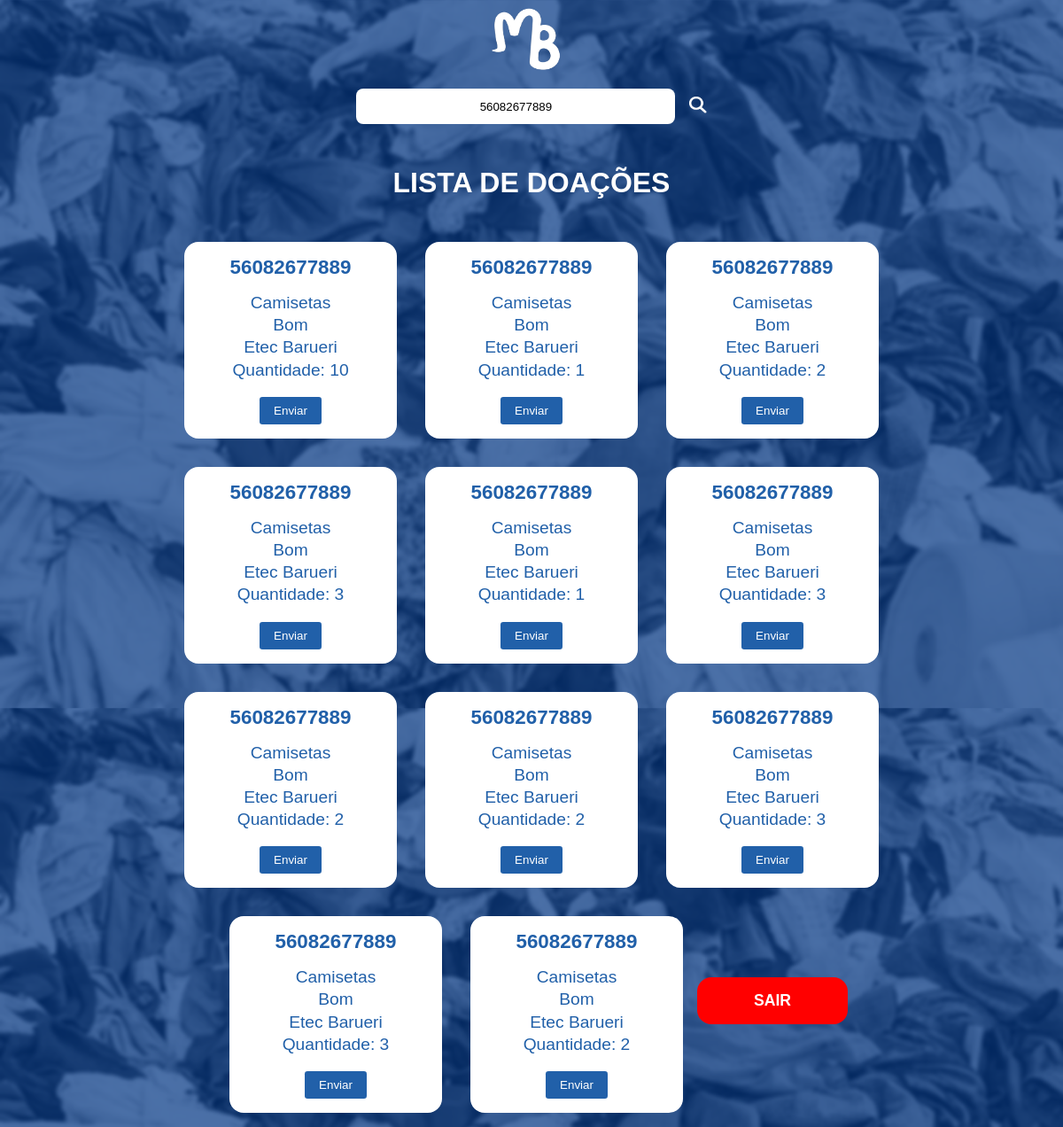
Screenshot of /admin.php?busca=56082677889 (signed in) with the database file from the repository.
### tables this page shows
CREATE TABLE `doacao` (
  `id` bigint(20) NOT NULL,
  `idUsuario` bigint(20) NOT NULL COMMENT 'Id do usuario',
  `EstadoRoupa` varchar(64) NOT NULL COMMENT 'Estado da Roupa',
  `cpfUsuario` bigint(13) NOT NULL,
  `tipoRoupa` varchar(28) NOT NULL,
  `quantidade` bigint(20) NOT NULL COMMENT 'Quantidade Doada',
  `pontoEntrega` varchar(64) NOT NULL COMMENT 'Ponto de Entrega'
);

### admin.php (the view, shortened to what this page needs)
<?php
 include_once('config.php');
 ?>
 <!DOCTYPE html>
 <html lang="pt-br">
 <head>
     <link rel="stylesheet" href="css/style.css">
 </head>
 <body>
    <header>
        <nav class="navAdmin">
            <img src="images/logo-branca.png" alt="Logo Moda do Bem" class="logo">
        </nav>
    </header>
    <div class="center">
        <main class="telaAdmin">
            <form action="" method="get">
                <div class="pesquisaAdmin">
                    <input name="busca" value="<?php if(isset($_GET['busca'])) echo $_GET['busca']; ?>" placeholder="Digite o CPF do doador" type="text"  maxLength="11">
                    <button type="submit"><img src="images/lupa-pesquisa.png" alt="Pesquisar" title="Pesquisar"></button>
                </div>
                <h1>Lista de doações</h1>
            </form>
                <div class="doacoesUsuario">
                    <?php
                    if($guardar = !isset($_GET['busca'])) {
                        ?>
                    <tr>
                        <td colspan="3">Digite algo para pesquisar...</td>
                    </tr>
                    <?php
                    } else {
                        $pesquisa = $conexao->real_escape_string($_GET['busca']);
                        $sql_code = "SELECT *
                            FROM doacao
                            WHERE cpfUsuario LIKE '%$pesquisa%' ";
                        $sql_query = $conexao->query($sql_code) or die("ERRO ao consultar! " . $conexao->error);
                        if ($sql_query->num_rows == 0) {
                            ?>
                        <tr>
                            <td colspan="3">Nenhum resultado encontrado...</td>
                        </tr>
                        <?php
                        } else {
                            while($dados = $sql_query->fetch_assoc()) {
                                ?>
                                <div class="divPesquisaDoacao">
                                 <form action="admin2.php" method="post">
                                    <h4 name="cpf" id="cpf" ><?php echo $dados['cpfUsuario']; ?></h4>
                                    <p><?php  echo $dados['tipoRoupa']; ?></p>
                                    <p><?php  echo $dados['EstadoRoupa']; ?></p>
                                    <p><?php echo $dados['pontoEntrega']; ?></p>
                                    <p name="quantidade">Quantidade: <?php echo $dados['quantidade']; ?></p>
                                    <input type="submit" value="Enviar">
                                   </form>
                                </div>
                                <?php
                            }
                        }
                        ?>
                    <?php
                    } ?>
                    <a href="sair.php" class="logoutAdmin">Sair</a>
                </div>
        </main>
    </div>
 </body>
 </html>

### css/style.css (style rules this page uses)
* { margin: 0; padding: 0; box-sizing: border-box; }
body { background-image: url(../images/fundo.png); background-attachment: fixed; background-size: 100vw; color: #fff; font-family: 'Poppins', sans-serif ; overflow-x: hidden; }
.logo { width: 100px; height: 80px; margin-bottom: 20px; }
.center { display: flex; flex-direction: column; justify-content: center; align-items: center; }
h1 { text-transform: uppercase; }
nav.navAdmin { display: flex ; flex-direction: column; justify-content: center; align-items: center; }
main.telaAdmin div.pesquisaAdmin { display: flex; flex-direction: row; justify-content: center; align-items: center; }
main.telaAdmin div.pesquisaAdmin input { width: 30vw; height: 2.5rem; border-radius: 0.5rem; text-align: center; border: none; }
main.telaAdmin div.pesquisaAdmin button { display: block; background-color: #00000000; border: none; width: 2%; margin-left: 1rem; cursor: pointer; }
main.telaAdmin div.pesquisaAdmin button img { width: 100%; }
main.telaAdmin h1 { text-align: center; margin: 3rem 0 2rem 0; }
main.telaAdmin .doacoesUsuario { display: flex; flex-direction: row; justify-content: center; align-items: center; width: 80vw; flex-wrap: wrap; }
main.telaAdmin .divPesquisaDoacao { background-color: #fff; color: #2160a9; width: 15rem; margin: 1rem; padding: 1rem; text-align: center; border-radius: 1rem; }
main.telaAdmin .divPesquisaDoacao h4 { font-size: 1.4rem; margin-bottom: 1rem; }
main.telaAdmin .divPesquisaDoacao p { font-size: 1.2rem; margin-bottom: 0.2rem; }
main.telaAdmin .divPesquisaDoacao input { background-color: #2160a9; color: #fff; margin-top: 1rem; padding: 0.5rem 1rem; border: none; border-radius: 0.2rem; }
main.telaAdmin a.logoutAdmin { background-color: #f00; color: #fff; margin-bottom: 2rem; padding: 1rem 4rem; border-radius: 1rem; text-transform: uppercase; text-decoration: none; font-weight: 700; font-size: 1.1rem; }

### rows the page displays
doacao: cpfUsuario "56082677889", tipoRoupa "Camisetas", EstadoRoupa "Bom", pontoEntrega "Etec Barueri", quantidade "10"
doacao: cpfUsuario "56082677889", tipoRoupa "Camisetas", EstadoRoupa "Bom", pontoEntrega "Etec Barueri", quantidade "1"
doacao: cpfUsuario "56082677889", tipoRoupa "Camisetas", EstadoRoupa "Bom", pontoEntrega "Etec Barueri", quantidade "2"
doacao: cpfUsuario "56082677889", tipoRoupa "Camisetas", EstadoRoupa "Bom", pontoEntrega "Etec Barueri", quantidade "3"
doacao: cpfUsuario "56082677889", tipoRoupa "Camisetas", EstadoRoupa "Bom", pontoEntrega "Etec Barueri", quantidade "1"
doacao: cpfUsuario "56082677889", tipoRoupa "Camisetas", EstadoRoupa "Bom", pontoEntrega "Etec Barueri", quantidade "3"
doacao: cpfUsuario "56082677889", tipoRoupa "Camisetas", EstadoRoupa "Bom", pontoEntrega "Etec Barueri", quantidade "2"
doacao: cpfUsuario "56082677889", tipoRoupa "Camisetas", EstadoRoupa "Bom", pontoEntrega "Etec Barueri", quantidade "2"
doacao: cpfUsuario "56082677889", tipoRoupa "Camisetas", EstadoRoupa "Bom", pontoEntrega "Etec Barueri", quantidade "3"
doacao: cpfUsuario "56082677889", tipoRoupa "Camisetas", EstadoRoupa "Bom", pontoEntrega "Etec Barueri", quantidade "3"
doacao: cpfUsuario "56082677889", tipoRoupa "Camisetas", EstadoRoupa "Bom", pontoEntrega "Etec Barueri", quantidade "2"
